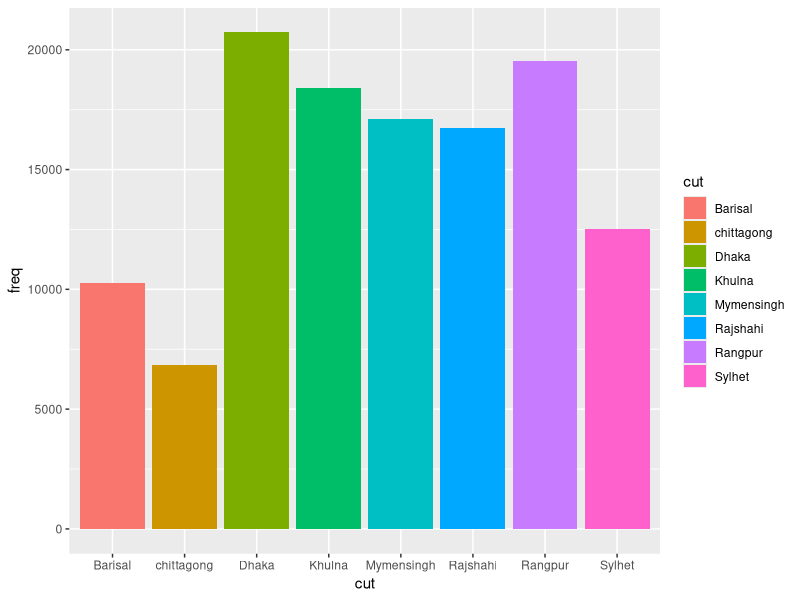

Source code (R):
# library(ggplot2)
# demo <- data.frame(
#   cut = c("Fair", "Good", "Very Good", "Premium", "Ideal"),
#   freq = c(1610, 4906, 12082, 13791, 21551)
# )
# 
# ggplot(data = demo) +
#   geom_bar(mapping = aes(x = cut, y = freq), stat = "identity")


#stat = "identity" , we are asking R to use the y-value we provide for the dependent variable.

library(ggplot2)
demo<-data.frame(
  cut=c("Dhaka", "Rajshahi", "Khulna", "Barisal","chittagong", "Rangpur", "Mymensingh", "Sylhet"),
  freq=c(20724,16728,18425,10258,6852,19525,17128,12512)
)
ggplot(data=demo)+
  geom_bar(mapping = aes(x=cut, y=freq, fill=cut), stat="identity")
